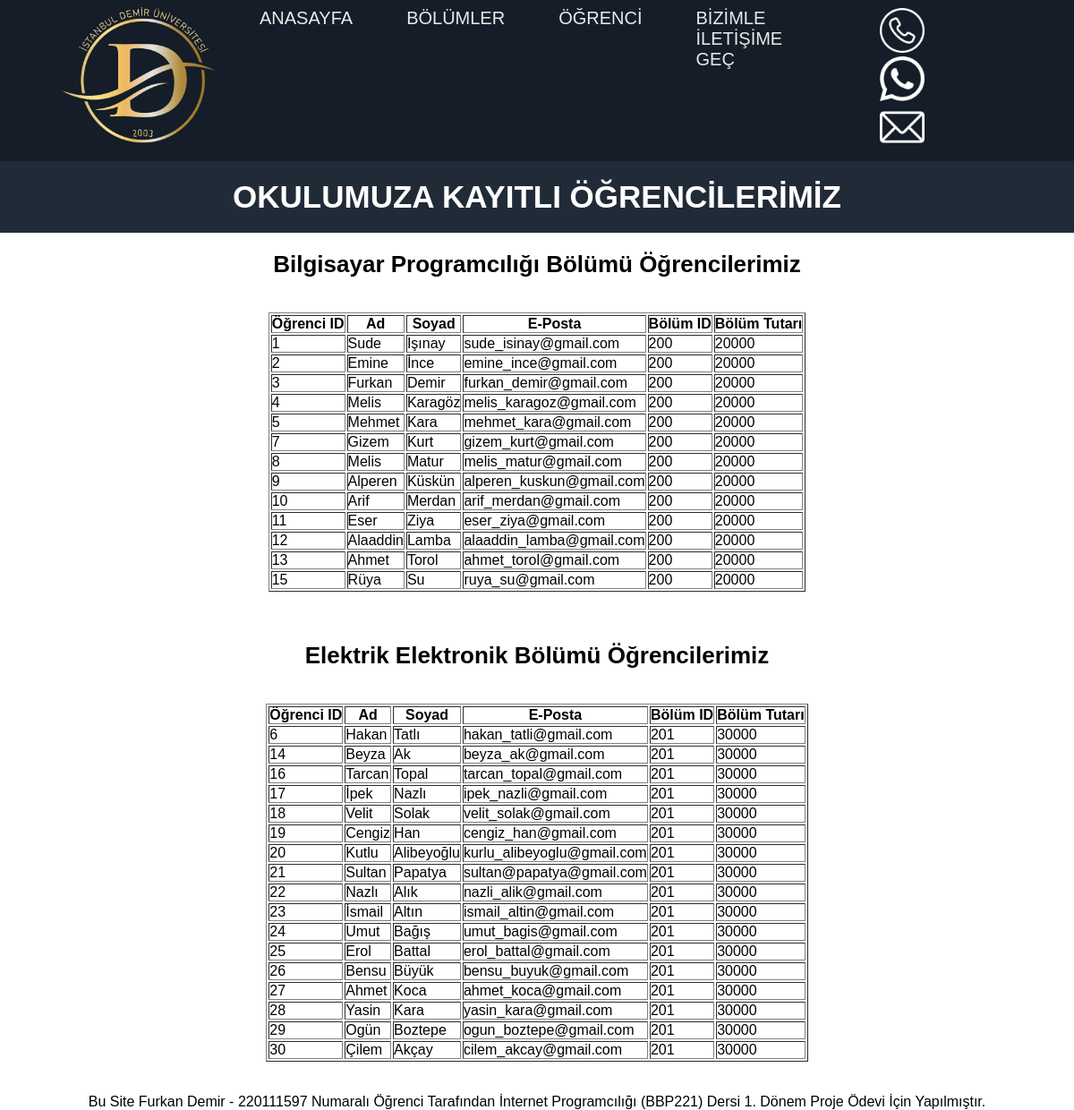
Screenshot of /kayitli-ogrenciler.php with the database file from the repository.
### tables this page shows
CREATE TABLE `ogrenciler` (
  `ogrenci_id` int(11) NOT NULL,
  `ad` varchar(50) NOT NULL,
  `soyad` varchar(50) NOT NULL,
  `eposta` varchar(100) NOT NULL,
  `bolum_id` varchar(10) NOT NULL,
  `bolum_tutari` float NOT NULL
);

### kayitli-ogrenciler.php (the view, shortened to what this page needs)
<?php
$host = "localhost";
$kullaniciadi = "root";
$sifre = "";
$veritabani = "universiteveritabani";
$baglanti = mysqli_connect($host, $kullaniciadi, $sifre, $veritabani);
?>
<html>
  <head>
    <link rel="stylesheet" href="style.css" />
  </head>
  <body>
    <div class="menu">
      <div class="logo"><a href="index.php"><img src="images/logo2.png" width="200" height="200"/></a></div>
      <ul>
        <li><a href="index.php">ANASAYFA</a></li>
        <li><a href="#">BÖLÜMLER</a>
        </li>
        <li><a href="#">ÖĞRENCİ</a>
        </li>
        <li><a href="bizimle-iletisime-gec.php">BİZİMLE İLETİŞİME GEÇ</a></li>
		<li class="sosyal-medya">
                <a href="tel:05511487543"><img src="images/telefon.png"></a>
                <a href="https://api.whatsapp.com/send?phone=905511487543&amp"><img src="images/wp.png"></a>
                <a href="mailto:furkan.demir2@ogr.gelisim.edu.tr"><img src="images/gmail.png"></a>
            </li>
      </ul>
    </div>
      <h1>OKULUMUZA KAYITLI ÖĞRENCİLERİMİZ</h1>
	<h3>Bilgisayar Programcılığı Bölümü Öğrencilerimiz</h3><br>
		<table border="1">
        <tr>
            <th>Öğrenci ID</th>
            <th>Ad</th>
            <th>Soyad</th>
			<th>E-Posta</th>
			<th>Bölüm ID</th>
			<th>Bölüm Tutarı</th>
        </tr>
        <?php
		$query = "SELECT ogrenci_id, ad, soyad, eposta,bolum_id, bolum_tutari FROM ogrenciler WHERE bolum_id = 200";
		$result = mysqli_query($baglanti, $query);
        while ($row = mysqli_fetch_assoc($result)) {
            echo "<tr>";
            echo "<td>" . $row["ogrenci_id"] . "</td>";
            echo "<td>" . $row["ad"] . "</td>";
            echo "<td>" . $row["soyad"] . "</td>";
			echo "<td>" . $row["eposta"] . "</td>";
			echo "<td>" . $row["bolum_id"] . "</td>";
			echo "<td>" . $row["bolum_tutari"] . "</td>";
            echo "</tr>";
        }
        ?>
		</table><br><br>
		<h3>Elektrik Elektronik Bölümü Öğrencilerimiz</h3><br>
		<table border="1">
        <tr>
            <th>Öğrenci ID</th>
            <th>Ad</th>
            <th>Soyad</th>
			<th>E-Posta</th>
			<th>Bölüm ID</th>
			<th>Bölüm Tutarı</th>
        </tr>
        <?php
		$query = "SELECT ogrenci_id, ad, soyad, eposta,bolum_id, bolum_tutari FROM ogrenciler WHERE bolum_id = 201";
		$result = mysqli_query($baglanti, $query);
        while ($row = mysqli_fetch_assoc($result)) {
            echo "<tr>";
            echo "<td>" . $row["ogrenci_id"] . "</td>";
            echo "<td>" . $row["ad"] . "</td>";
            echo "<td>" . $row["soyad"] . "</td>";
			echo "<td>" . $row["eposta"] . "</td>";
			echo "<td>" . $row["bolum_id"] . "</td>";
			echo "<td>" . $row["bolum_tutari"] . "</td>";
            echo "</tr>";
        }
        ?>
		</table><br><br>
        <p style="text-align: center;">Bu Site Furkan Demir - 220111597 Numaralı Öğrenci Tarafından İnternet Programcılığı (BBP221) Dersi 1. Dönem Proje Ödevi İçin Yapılmıştır.</p>
  </body>
</html>

### style.css (style rules this page uses)
* { margin: 0; padding: 0; box-sizing: border-box; }
body { font-family: sans-serif; background: white; margin:0; padding:0; display: flex; flex-direction: column; justify-content: center; align-items: center; }
.menu { background-color: #141d28; height: 180px; width: 100%; display: flex; justify-content: space-between; align-items: center; padding: 0 5%; position: relative; }
.menu ul { list-style: none; display: flex; }
.menu ul li { padding: 10px 30px; position: relative; }
.menu ul li a { font-size: 20px; color: #e9e9e9; text-decoration: none; }
.sosyal-medya img { width: 50px; height: 50px; margin: 0 15px; }
h1 { font-size: 35px; background: #212b38; padding: 20px 0; text-align: center; color: white; width:100%; }
h3 { font-size: 26px; padding: 20px 0; text-align: left; }

### rows the page displays
ogrenciler: ogrenci_id "1", ad "Sude", soyad "Işınay", eposta "sude_isinay@gmail.com", bolum "200", bolum_tutari "20000"
ogrenciler: ogrenci_id "2", ad "Emine", soyad "İnce", eposta "emine_ince@gmail.com", bolum "200", bolum_tutari "20000"
ogrenciler: ogrenci_id "3", ad "Furkan", soyad "Demir", eposta "furkan_demir@gmail.com", bolum "200", bolum_tutari "20000"
ogrenciler: ogrenci_id "4", ad "Melis", soyad "Karagöz", eposta "melis_karagoz@gmail.com", bolum "200", bolum_tutari "20000"
ogrenciler: ogrenci_id "5", ad "Mehmet", soyad "Kara", eposta "mehmet_kara@gmail.com", bolum "200", bolum_tutari "20000"
ogrenciler: ogrenci_id "7", ad "Gizem", soyad "Kurt", eposta "gizem_kurt@gmail.com", bolum "200", bolum_tutari "20000"
ogrenciler: ogrenci_id "8", ad "Melis", soyad "Matur", eposta "melis_matur@gmail.com", bolum "200", bolum_tutari "20000"
ogrenciler: ogrenci_id "9", ad "Alperen", soyad "Küskün", eposta "alperen_kuskun@gmail.com", bolum "200", bolum_tutari "20000"
ogrenciler: ogrenci_id "10", ad "Arif", soyad "Merdan", eposta "arif_merdan@gmail.com", bolum "200", bolum_tutari "20000"
ogrenciler: ogrenci_id "11", ad "Eser", soyad "Ziya", eposta "eser_ziya@gmail.com", bolum "200", bolum_tutari "20000"
ogrenciler: ogrenci_id "12", ad "Alaaddin", soyad "Lamba", eposta "alaaddin_lamba@gmail.com", bolum "200", bolum_tutari "20000"
ogrenciler: ogrenci_id "13", ad "Ahmet", soyad "Torol", eposta "ahmet_torol@gmail.com", bolum "200", bolum_tutari "20000"
ogrenciler: ogrenci_id "15", ad "Rüya", soyad "Su", eposta "ruya_su@gmail.com", bolum "200", bolum_tutari "20000"
ogrenciler: ogrenci_id "6", ad "Hakan", soyad "Tatlı", eposta "hakan_tatli@gmail.com", bolum "201", bolum_tutari "30000"
ogrenciler: ogrenci_id "14", ad "Beyza", soyad "Ak", eposta "beyza_ak@gmail.com", bolum "201", bolum_tutari "30000"
ogrenciler: ogrenci_id "16", ad "Tarcan", soyad "Topal", eposta "tarcan_topal@gmail.com", bolum "201", bolum_tutari "30000"
ogrenciler: ogrenci_id "17", ad "İpek", soyad "Nazlı", eposta "ipek_nazli@gmail.com", bolum "201", bolum_tutari "30000"
ogrenciler: ogrenci_id "18", ad "Velit", soyad "Solak", eposta "velit_solak@gmail.com", bolum "201", bolum_tutari "30000"
ogrenciler: ogrenci_id "19", ad "Cengiz", soyad "Han", eposta "cengiz_han@gmail.com", bolum "201", bolum_tutari "30000"
ogrenciler: ogrenci_id "20", ad "Kutlu", soyad "Alibeyoğlu", eposta "kurlu_alibeyoglu@gmail.com", bolum "201", bolum_tutari "30000"
ogrenciler: ogrenci_id "21", ad "Sultan", soyad "Papatya", eposta "sultan@papatya@gmail.com", bolum "201", bolum_tutari "30000"
ogrenciler: ogrenci_id "22", ad "Nazlı", soyad "Alık", eposta "nazli_alik@gmail.com", bolum "201", bolum_tutari "30000"
ogrenciler: ogrenci_id "23", ad "İsmail", soyad "Altın", eposta "ismail_altin@gmail.com", bolum "201", bolum_tutari "30000"
ogrenciler: ogrenci_id "24", ad "Umut", soyad "Bağış", eposta "umut_bagis@gmail.com", bolum "201", bolum_tutari "30000"
ogrenciler: ogrenci_id "25", ad "Erol", soyad "Battal", eposta "erol_battal@gmail.com", bolum "201", bolum_tutari "30000"
ogrenciler: ogrenci_id "26", ad "Bensu", soyad "Büyük", eposta "bensu_buyuk@gmail.com", bolum "201", bolum_tutari "30000"
ogrenciler: ogrenci_id "27", ad "Ahmet", soyad "Koca", eposta "ahmet_koca@gmail.com", bolum "201", bolum_tutari "30000"
ogrenciler: ogrenci_id "28", ad "Yasin", soyad "Kara", eposta "yasin_kara@gmail.com", bolum "201", bolum_tutari "30000"
ogrenciler: ogrenci_id "29", ad "Ogün", soyad "Boztepe", eposta "ogun_boztepe@gmail.com", bolum "201", bolum_tutari "30000"
ogrenciler: ogrenci_id "30", ad "Çilem", soyad "Akçay", eposta "cilem_akcay@gmail.com", bolum "201", bolum_tutari "30000"
